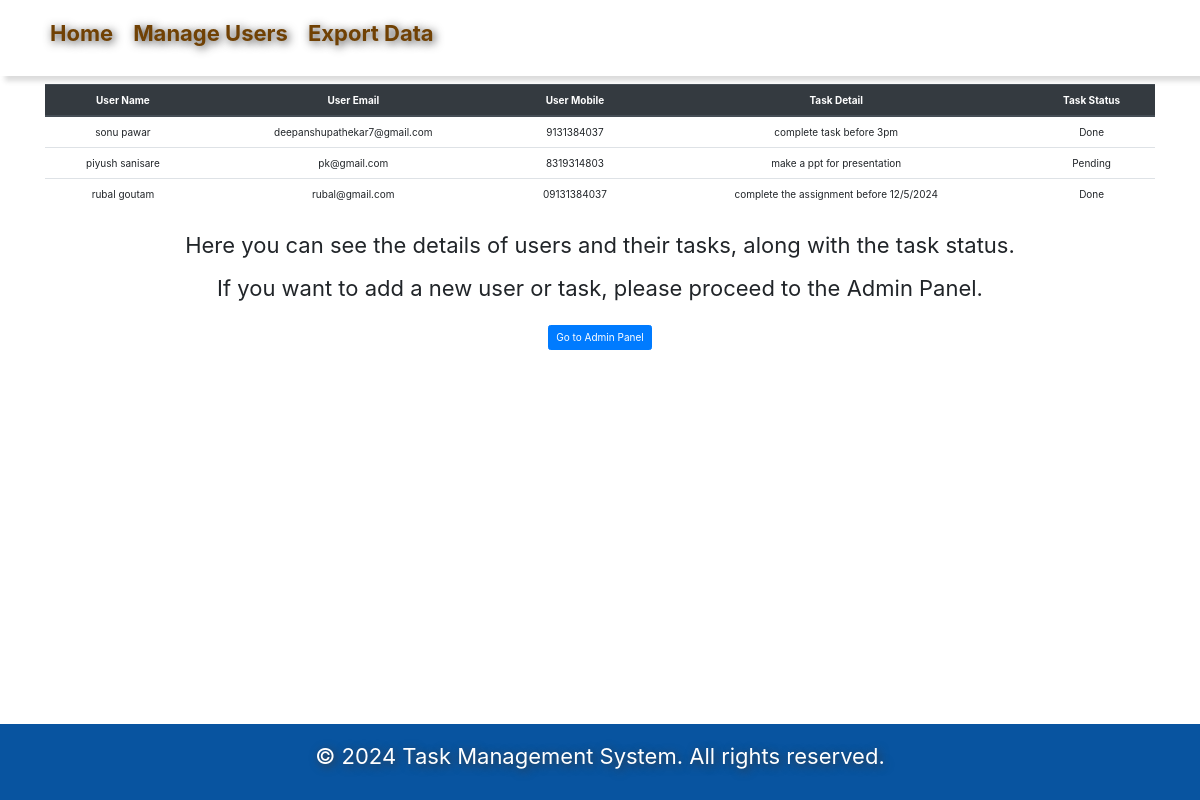
The app's page /user_list with its own data.
### Task/models.py (models this page shows, shortened)
class Users(models.Model):
    id = models.AutoField(primary_key=True)
    name = models.CharField(max_length=100)
    email = models.EmailField(unique=True)
    mobile = models.CharField(max_length=15)

class Tasks(models.Model):
    Pending = 'Pending'
    Done = 'Done'
    TASK_TYPES = [
        (Pending, 'Pending'),
        (Done, 'Done'),
    ]
    id = models.AutoField(primary_key=True)
    user = models.ForeignKey(Users, on_delete=models.CASCADE)
    task_detail = models.TextField()
    task_type = models.CharField(max_length=10, choices=TASK_TYPES)

### Task/views.py (the view)
# urls.py: path('user_list',views.user_list,name='user_list'),
def user_list(request):
    users = Users.objects.all()
    tasks = Tasks.objects.all()
    return render(request, "users.html", {"users": users, "tasks": tasks})

### Task/templates/users.html (shortened to what this page needs)
{% extends 'base.html' %}
{% block content %}
<link rel="stylesheet" href="https://stackpath.bootstrapcdn.com/bootstrap/4.5.2/css/bootstrap.min.css">
<div class="container mt-5 user-task-list">
    <h2>User List</h2>
    <div class="table-responsive">
        <table class="table">
            <thead class="thead-dark">
                <tr>
                    <th>User Name</th>
                    <th>User Email</th>
                    <th>User Mobile</th>
                    <th>Task Detail</th>
                    <th>Task Status</th>
                </tr>
            </thead>
            <tbody>
                {% for user in users %}
                <tr>
                    <td>{{ user.name }}</td>
                    <td>{{ user.email }}</td>
                    <td>{{ user.mobile }}</td>
                    <td>
                        {% for task in tasks %}
                        {% if task.user == user %}
                        {{ task.task_detail }}<br>
                        {% endif %}
                        {% endfor %}
                    </td>
                    <td>
                        {% for task in tasks %}
                        {% if task.user == user %}
                        {{ task.task_type }}<br>
                        {% endif %}
                        {% endfor %}
                    </td>
                </tr>
                {% endfor %}
            </tbody>
        </table>
    </div>
</div>
<div class="hero-text container mt-3">
    <p>Here you can see the details of users and their tasks, along with the task status.</p>
    <p>If you want to add a new user or task, please proceed to the Admin Panel.</p>
</div>
<a href="{% url 'admin:index' %}" class="btn btn-primary mt-3">Go to Admin Panel</a>
{% endblock %}

### Task/templates/base.html (shortened to what this page needs)
<!DOCTYPE html>
<html lang="en">
<head>
    <link rel="stylesheet" href="/static/index.css">
</head>
<body>
    <div class="top">
        <div class="nav-bar">
            <ul id="menu" class="menu">
                <li><a href="{% url 'home' %}">Home</a></li>
                <li><a href="{% url 'user_list' %}">Manage Users</a></li>
                <li><a href="{% url 'export_data' %}">Export Data</a></li>
            </ul>
        </div>
    </div>
    <main> {% block content %} {% endblock %}</main>
    <footer>
        <p>&copy; 2024 Task Management System. All rights reserved.</p>
    </footer>
</body>
</html>

### Task/static/index.css (style rules this page uses)
:root { --main-color: #fff; --secondary-color: #0854a0; --choco-color: #704104; --background-boxes: #fff; font-size: 10px; }
* { box-sizing: border-box; margin: 0; padding: 0; }
body { background-color: var(--main-color); font-family: "Grandstander", cursive; margin-top: 68px; }
.top { position: fixed; top: 0; left: 0; width: 100%; background-color: var(--main-color); box-shadow: 5px 5px 5px rgba(77, 77, 77, 0.2); z-index: 888; }
.nav-bar { display: flex; justify-content: space-between; align-items: center; color: var(--choco-color); padding: 1.67em 5rem; text-shadow: 2px 2px 10px #3a3939; }
#menu { display: flex; }
#menu li { list-style: none; margin-right: 2rem; }
#menu a { text-decoration: none; font-size: 2.2rem; color: var(--choco-color); font-weight: bold; }
main { text-align: center; }
.hero-text { width: 70%; margin: auto; }
p { margin-top: 4rem; font-size: 2.2rem; }
footer { position: absolute; bottom: 0; left: 0; width: 100%; background-color: var(--secondary-color); color: var(--main-color); padding: 1.67em 0; text-align: center; text-shadow: 2px 2px 10px #3a3939; }
.table-responsive { margin-top: 30px; }

### records on screen
Users: name "sonu pawar", email "deepanshupathekar7@gmail.com", mobile "9131384037"
Tasks: task_detail "complete task before 3pm", task_type "Done"
Users: name "piyush sanisare", email "pk@gmail.com", mobile "8319314803"
Tasks: task_detail "make a ppt for presentation", task_type "Pending"
Users: name "rubal goutam", email "rubal@gmail.com", mobile "09131384037"
Tasks: task_detail "complete the assignment before 12/5/2024", task_type "Done"
